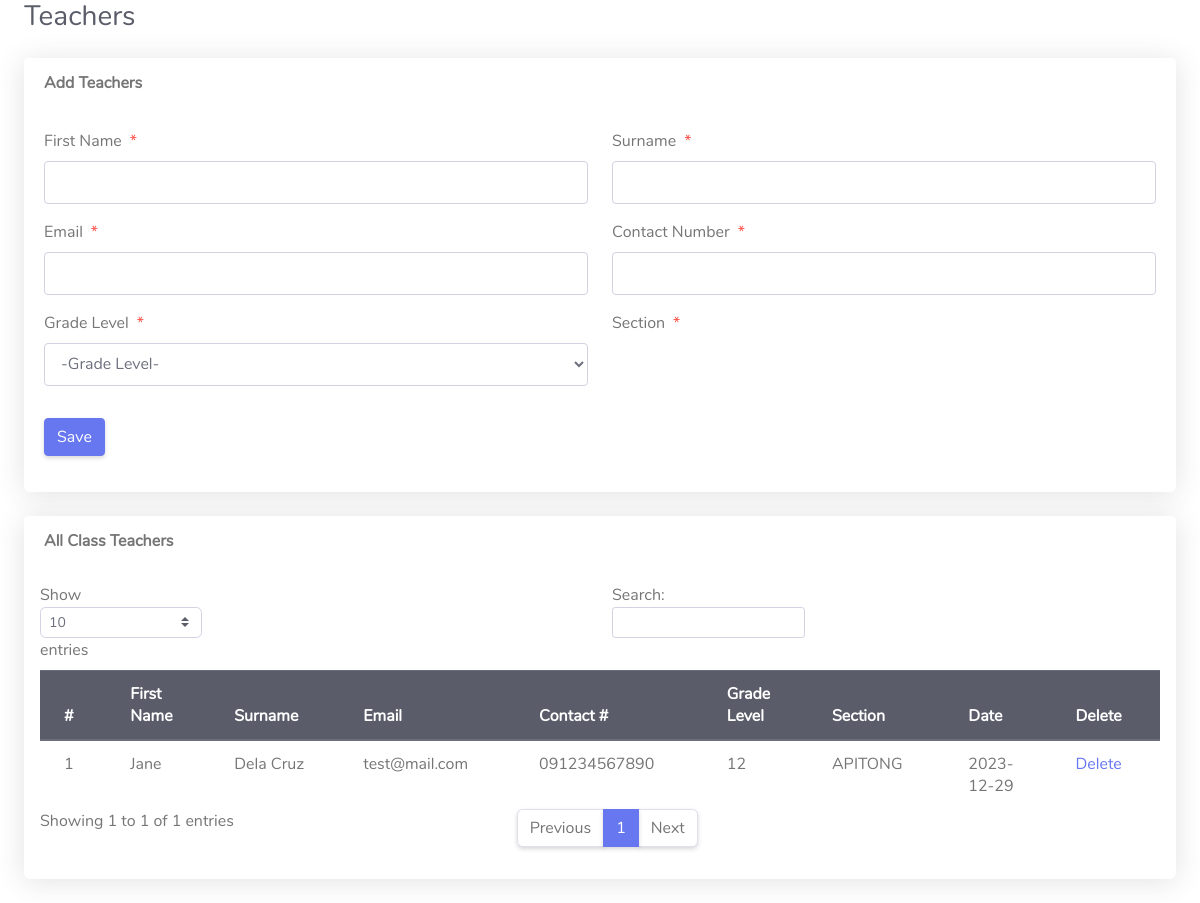
/Parent/dump/createClassTeacher.php, run on the app's committed database.
### tables this page shows
CREATE TABLE `tblclassteacher` (
  `Id` int(10) NOT NULL,
  `firstName` varchar(255) NOT NULL,
  `lastName` varchar(255) NOT NULL,
  `emailAddress` varchar(255) NOT NULL,
  `password` varchar(255) NOT NULL,
  `phoneNo` varchar(50) NOT NULL,
  `subId` varchar(10) NOT NULL,
  `classId` varchar(10) NOT NULL,
  `classArmId` varchar(10) NOT NULL,
  `dateCreated` varchar(50) NOT NULL
);

CREATE TABLE `tblclass` (
  `Id` int(10) NOT NULL,
  `className` varchar(255) NOT NULL
);

CREATE TABLE `tblclassarms` (
  `Id` int(10) NOT NULL,
  `classId` varchar(10) NOT NULL,
  `classArmName` varchar(255) NOT NULL,
  `isAssigned` varchar(10) NOT NULL
);

### Parent/dump/createClassTeacher.php (the view, shortened to what this page needs)
<?php
include '../Includes/dbcon.php';
?>
<!DOCTYPE html>
<html lang="en">
<head>
  <link href="../vendor/fontawesome-free/css/all.min.css" rel="stylesheet" type="text/css">
  <link href="../vendor/bootstrap/css/bootstrap.min.css" rel="stylesheet" type="text/css">
  <link href="css/ruang-admin.min.css" rel="stylesheet">
</head>
<body id="page-top">
  <div id="wrapper">
    <div id="content-wrapper" class="d-flex flex-column">
      <div id="content">
        <div class="container-fluid" id="container-wrapper">
          <div class="d-sm-flex align-items-center justify-content-between mb-4">
            <h1 class="h3 mb-0 text-gray-800">Teachers</h1>
          </div>
          <div class="row">
            <div class="col-lg-12">
              <div class="card mb-4">
                <div class="card-header py-3 d-flex flex-row align-items-center justify-content-between">
                  <h6 class="m-0 font-weight-bold text-secondary">Add Teachers</h6>
                </div>
                <div class="card-body">
                  <form method="post">
                    <div class="form-group row mb-3">
                      <div class="col-xl-6">
                        <label class="form-control-label">First Name<span class="text-danger ml-2">*</span></label>
                        <input type="text" class="form-control" required name="firstName"
                          value="<?php echo $row['firstName']; ?>" id="exampleInputFirstName">
                      </div>
                      <div class="col-xl-6">
                        <label class="form-control-label">Surname<span class="text-danger ml-2">*</span></label>
                        <input type="text" class="form-control" required name="lastName"
                          value="<?php echo $row['lastName']; ?>" id="exampleInputFirstName">
                      </div>
                    </div>
                    <div class="form-group row mb-3">
                      <div class="col-xl-6">
                        <label class="form-control-label">Email<span class="text-danger ml-2">*</span></label>
                        <input type="email" class="form-control" required name="emailAddress"
                          value="<?php echo $row['emailAddress']; ?>" id="exampleInputFirstName">
                      </div>
                      <div class="col-xl-6">
                        <label class="form-control-label">Contact Number<span class="text-danger ml-2">*</span></label>
                        <input type="text" class="form-control" name="phoneNo" value="<?php echo $row['phoneNo']; ?>"
                          id="exampleInputFirstName">
                      </div>
                    </div>
                    <div class="form-group row mb-3">
                      <div class="col-xl-6">
                        <label class="form-control-label">Grade Level<span class="text-danger ml-2">*</span></label>
                        <?php
                        $qry = "SELECT * FROM tblclass ORDER BY className ASC";
                        $result = $conn->query($qry);
                        $num = $result->num_rows;
                        if ($num > 0) {
                          echo ' <select required name="classId" onchange="classArmDropdown(this.value)" class="form-control mb-3">';
                          echo '<option value="">-Grade Level-</option>';
                          echo '</select>';
                        }
                        ?>
                      </div>
                      <div class="col-xl-6">
                        <label class="form-control-label">Section<span class="text-danger ml-2">*</span></label>
                      </div>
                    </div>
                    <?php
                    if (isset($Id)) {
                      ?>
                      <button type="submit" name="update" class="btn btn-info">Update</button>
                      &nbsp;&nbsp;&nbsp;&nbsp;&nbsp;&nbsp;&nbsp;&nbsp;&nbsp;&nbsp;
                      <?php
                    } else {
                      ?>
                      <button type="submit" name="save" class="btn btn-primary">Save</button>
                      <?php
                    }
                    ?>
                  </form>
                </div>
              </div>
              <div class="row">
                <div class="col-lg-12">
                  <div class="card mb-4">
                    <div class="card-header py-3 d-flex flex-row align-items-center justify-content-between">
                      <h6 class="m-0 font-weight-bold text-secondary">All Class Teachers</h6>
                    </div>
                    <div class="table-responsive p-3">
                      <table class="table align-items-center table-flush table-hover" id="dataTableHover">
                        <thead class="thead-dark">
                          <tr>
                            <th>#</th>
                            <th>First Name</th>
                            <th>Surname</th>
                            <th>Email</th>
                            <th>Contact #</th>
                            <th>Grade Level</th>
                            <th>Section</th>
                            <th>Date</th>
                            <th>Delete</th>
                          </tr>
                        </thead>
                        <tbody>
                          <?php
                          $query = "SELECT tblclassteacher.Id,tblclass.className,tblclassarms.classArmName,tblclassarms.Id AS classArmId,tblclassteacher.firstName,
                      tblclassteacher.lastName,tblclassteacher.emailAddress,tblclassteacher.phoneNo,tblclassteacher.dateCreated
                      FROM tblclassteacher
                      INNER JOIN tblclass ON tblclass.Id = tblclassteacher.classId
                      INNER JOIN tblclassarms ON tblclassarms.Id = tblclassteacher.classArmId";
                          $rs = $conn->query($query);
                          $num = $rs->num_rows;
                          $sn = 0;
                          if ($num > 0) {
                            while ($rows = $rs->fetch_assoc()) {
                              $sn = $sn + 1;
                              echo "
                              <tr>
                                <td>" . $sn . "</td>
                                <td>" . $rows['firstName'] . "</td>
                                <td>" . $rows['lastName'] . "</td>
                                <td>" . $rows['emailAddress'] . "</td>
                                <td>" . $rows['phoneNo'] . "</td>
                                <td>" . $rows['className'] . "</td>
                                <td>" . $rows['classArmName'] . "</td>
                                 <td>" . $rows['dateCreated'] . "</td>
                                <td><a onclick='javascript:confirmationDelete($(this));return false;' href='?action=delete&Id=" . $rows['Id'] . "&classArmId=" . $rows['classArmId'] . "'>Delete</a></td>
                              </tr>";
                            }
                          } else {
                            echo
                              "<div class='alert alert-danger' role='alert'>
                            No Record Found!
                            </div>";
                          }
                          ?>
                        </tbody>
                      </table>
                    </div>
                  </div>
                </div>
              </div>
            </div>
          </div>
        </div>
      </div>
    </div>
</body>
</html>

### data on the page
tblclassteacher: firstName "Jane", lastName "Dela Cruz", emailAddress "test@mail.com", phoneNo "091234567890", classId.className "12", classArmId.classArmName "APITONG", dateCreated "2023-12-29"
